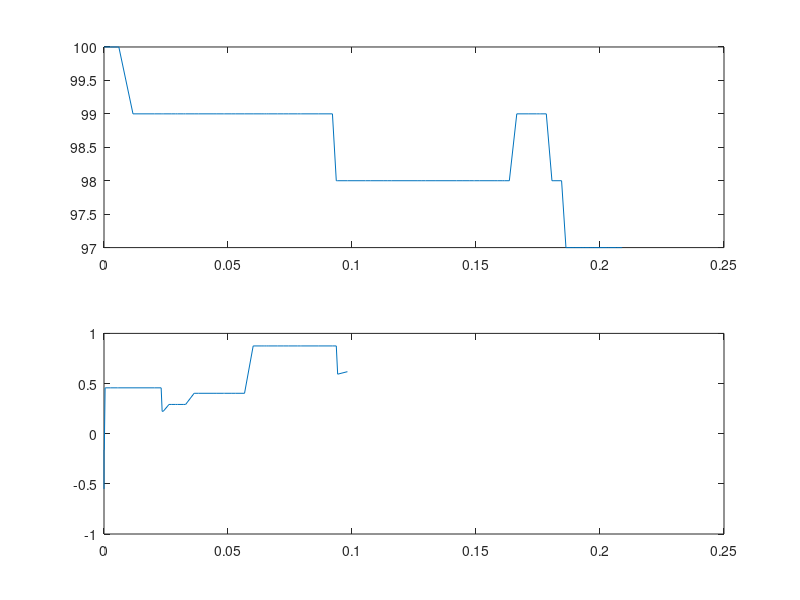

MATLAB code to generate this figure:
clear all;clc;
%%
lambda=100; % parameter, the rate of changing option
num_of_steps=100;
num_of_agents=5;
initial_amount_of_product=100;
delta_t=0.1;

% parameters used in random moment to buy
average_opinion_change=0;
variance_opinion_change=0.4;

% numerical simulation
states=zeros(num_of_agents,num_of_steps);
states(:,1)=rand(num_of_agents,1)*2-1; % set the intial state

t=zeros(num_of_steps,1);
product_history=zeros(num_of_steps,1);
product_history(1)=initial_amount_of_product;

i_step=2;
t_last_stop=0;
while i_step<=num_of_steps
    % assumed nothing will happen and copy over the states and product
    product_history(i_step)=product_history(i_step-1);
    states(:,i_step)=states(:,i_step-1);
    
    % find the next time a random opinion change will accur?
    alpha=lambda*num_of_agents;
    tau = - 1/(alpha)*log(rand());
    
    % check if the opinion change is before the next checkpoint
    while (t(i_step-1)+tau>t_last_stop+delta_t)
        for i_agent=1:num_of_agents
            % pick M random agents and take the average
            buffer=0;M=0;
            for i_agent_picked=1:num_of_agents
                if(rand()>0.5)
                    buffer=states(i_agent_picked,i_step-1);
                    M=M+1;
                end
            end
            average_op=buffer/M;
            % adjust own opinion
            states(i_agent,i_step)=0.5*(average_op+states(i_agent,i_step));
        end
        
        % reset all the parameters
        t(i_step)=t_last_stop+delta_t;
        i_step=i_step+1;
        product_history(i_step)=product_history(i_step-1);
        states(:,i_step)=states(:,i_step-1);
        t_last_stop=t_last_stop+delta_t;
        
    end   
    
    % execute the random opinion change
    t(i_step) = t(i_step-1)+tau;
    id_agent_changing_opinion=ceil(rand()*num_of_agents); % who will change?
    
    % execute the opinion change
    state_change=randn()*variance_opinion_change+average_opinion_change;
    % disp(['changing agent:' num2str(id_agent_changing_opinion) ' with ' num2str(state_change)])
    
    states(id_agent_changing_opinion,i_step) = ...
        states(id_agent_changing_opinion,i_step) + state_change;
    
    % did the opinion change result in a buy or sell?
    if(states(id_agent_changing_opinion,i_step)>1)
        % buy
        % disp('buying');
        product_history(i_step) = product_history(i_step)-1;
        states(id_agent_changing_opinion,i_step)= 0;
    end
    if(states(id_agent_changing_opinion,i_step)<-1)
        % sell
        % disp('selling');
        states(id_agent_changing_opinion,i_step)= 0;
        product_history(i_step) = product_history(i_step)+1;
    end
    i_step=i_step+1;
end

figure(1);clf;
subplot(2,1,1);
plot(t,product_history);
subplot(2,1,2);
plot(t,states(1,:));
